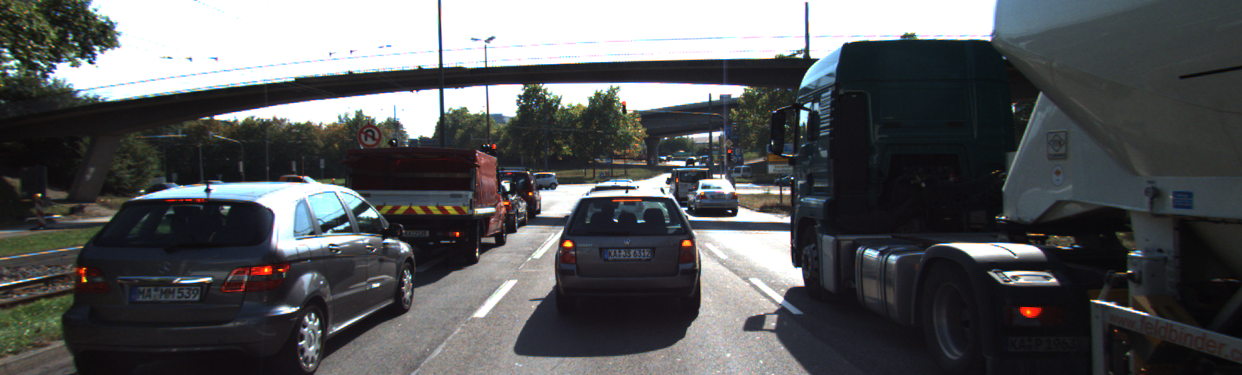
//> input picture Camera/images/img1.png, 1242 x 375 px
$ ./cornerness_harris   (built with g++ and OpenCV 4)
//> lines starting //> are read from the running program, lines starting //| are printed output that depends on the picture; after the words box and inside, x2 and y2 are one past the last pixel; in counts of white or black regions, pixels touching at a corner belong together
#include <iostream>
#include <numeric>
#include <opencv2/core.hpp>
#include <opencv2/highgui.hpp>
#include <opencv2/imgproc.hpp>
#include <opencv2/features2d.hpp>

using namespace std;

void cornernessHarris()
{
    // load image from file
    cv::Mat img;
    img = cv::imread("../images/img1.png");
//> img is the input picture: 375 rows x 1242 cols, CV_8UC3; mean B, G, R 90.7, 89.1, 87.5
    cv::cvtColor(img, img, cv::COLOR_BGR2GRAY); // convert to grayscale
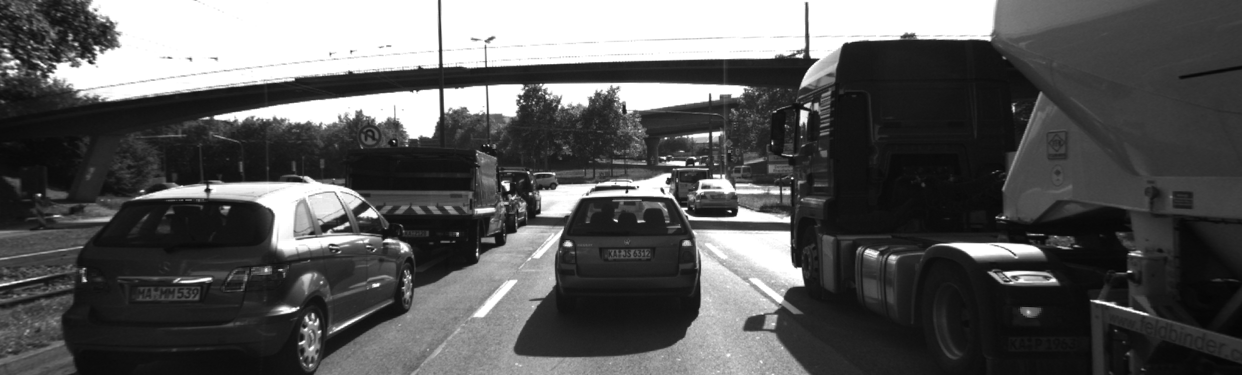
//> img: 375 rows x 1242 cols, CV_8UC1; min 5, max 255, mean 88.8

    // Detector parameters
    int blockSize = 2;     // for every pixel, a blockSize × blockSize neighborhood is considered
    int apertureSize = 3;  // aperture parameter for Sobel operator (must be odd)
    int minResponse = 100; // minimum value for a corner in the 8bit scaled response matrix
    double k = 0.04;       // Harris parameter (see equation for details)

    // Detect Harris corners and normalize output
    cv::Mat dst, dst_norm, dst_norm_scaled;
    dst = cv::Mat::zeros(img.size(), CV_32FC1);
    cv::cornerHarris(img, dst, blockSize, apertureSize, k, cv::BORDER_DEFAULT);
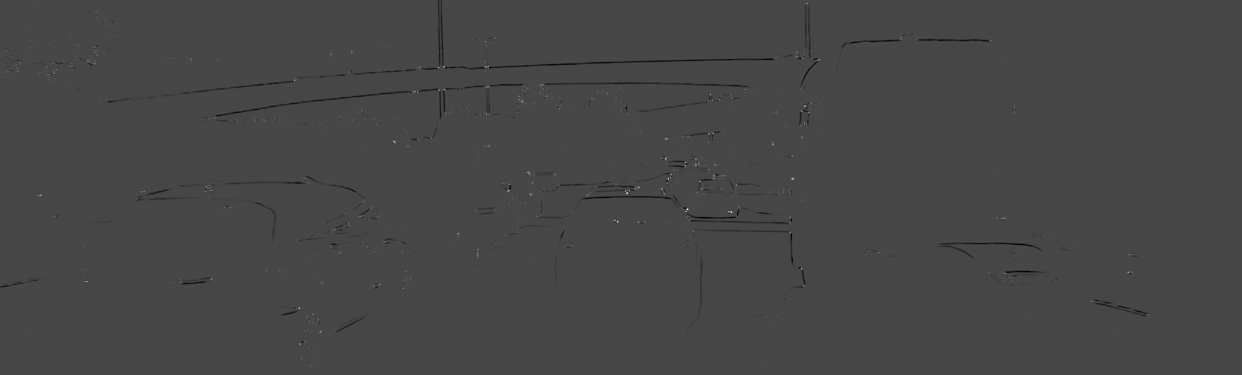
//> dst: 375 rows x 1242 cols, CV_32FC1; min -0.0139, max 0.0355, mean -7.12e-05; drawn with min black and max white
    cv::normalize(dst, dst_norm, 0, 255, cv::NORM_MINMAX, CV_32FC1, cv::Mat());
    cv::convertScaleAbs(dst_norm, dst_norm_scaled);

    // visualize results
    string windowName = "Harris Corner Detector Response Matrix";
    cv::namedWindow(windowName, 4);
    cv::imshow(windowName, dst_norm_scaled);
    cv::waitKey(0);

    // TODO: Your task is to locate local maxima in the Harris response matrix
    // and perform a non-maximum suppression (NMS) in a local neighborhood around
    // each maximum. The resulting coordinates shall be stored in a list of keypoints
    // of the type `vector<cv::KeyPoint>`.
    cv::Mat thresh_dst;
    thresh_dst = cv::Mat::zeros(dst_norm_scaled.size(), CV_8UC1);
    std::vector<cv::KeyPoint> key_points;

    for(auto r=0; r < dst_norm_scaled.rows; r++) {
        for(auto c=0; c< dst_norm_scaled.cols; c++) {
            int response = (int) dst_norm_scaled.at<unsigned char>(r, c);
            if (response > minResponse) {
                cv::KeyPoint my_keypoint;
                my_keypoint.pt = cv::Point(c, r);
                my_keypoint.response = response;
                my_keypoint.size = 2*apertureSize;

                // go overall the elements in the key-point and remove the
                // keypoint if they overlap and the new one has larger response
                bool insert_keypoint = true;
                for(auto itr=key_points.begin(); itr < key_points.end(); itr++) {
                    // found a keypoint with overlap
                    if ((cv::KeyPoint::overlap(my_keypoint, *itr) > 0) and (my_keypoint.response > (*itr).response)) {
                        thresh_dst.at<unsigned char>(itr->pt.y, itr->pt.x) = 0.;
                        insert_keypoint = false;
                        thresh_dst.at<unsigned char>(my_keypoint.pt.y, my_keypoint.pt.x) = 255;
                        *itr = my_keypoint;
                        break;
                    }
                }

                if (insert_keypoint) {
                    key_points.push_back(my_keypoint);
                    thresh_dst.at<unsigned char>(my_keypoint.pt.y, my_keypoint.pt.x) = 255;
                }
            }
        }
    }
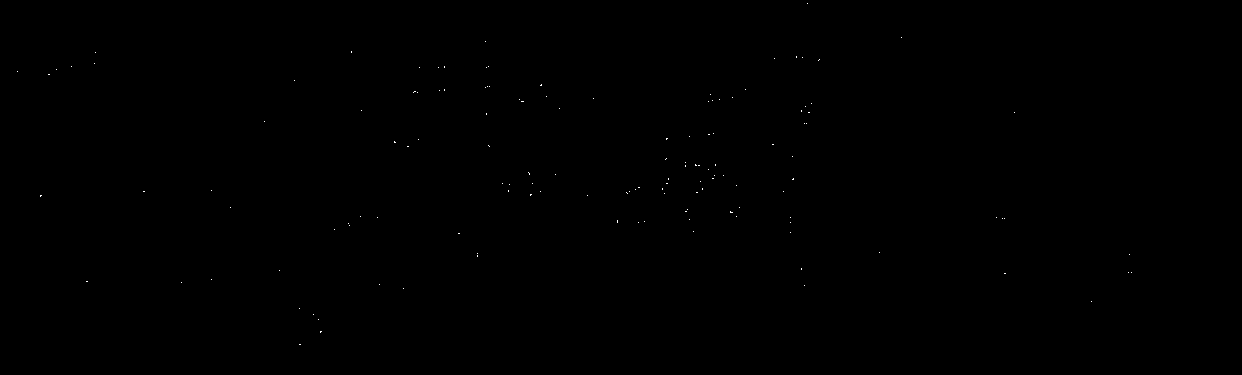
//> thresh_dst: 375 rows x 1242 cols, CV_8UC1; 0.04% white in thin lines or dots, all inside (x1, y1, x2, y2) = (17, 3, 1132, 345)
//> after the loop, key_points = 200 keypoints; strongest (x, y, size): (687, 209, 6), (731, 212, 6), (617, 221, 6), (668, 178, 6)
    cout << "Total keypoints: " << key_points.size() << endl;
//| Total keypoints: 200

    windowName = "Harris Corner NMS";
    cv::namedWindow(windowName, 4);
    cv::imshow(windowName, thresh_dst);
    cv::waitKey(0);

}

int main()
{
    cornernessHarris();
}

$ run again, with Camera/images/img0006.png copied over Camera/images/img1.png
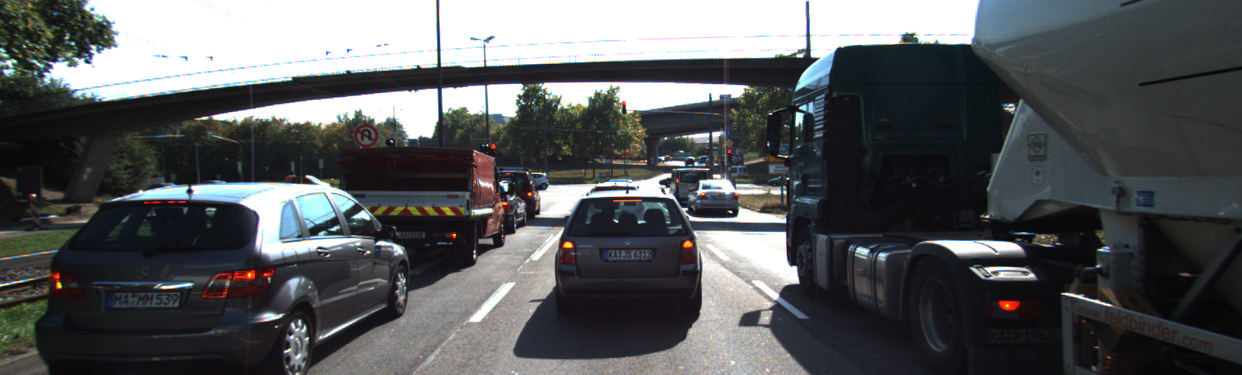
//> input picture Camera/images/img0006.png, 1242 x 375 px
//> in cornernessHarris, img is the input picture: 375 rows x 1242 cols, CV_8UC3; mean B, G, R 91.1, 89.2, 87.2
//> img: 375 rows x 1242 cols, CV_8UC1
//> in cornernessHarris, `cv::cornerHarris(img, dst, blockSize, apertureSize, k, cv::BORDER_DEFA..`:
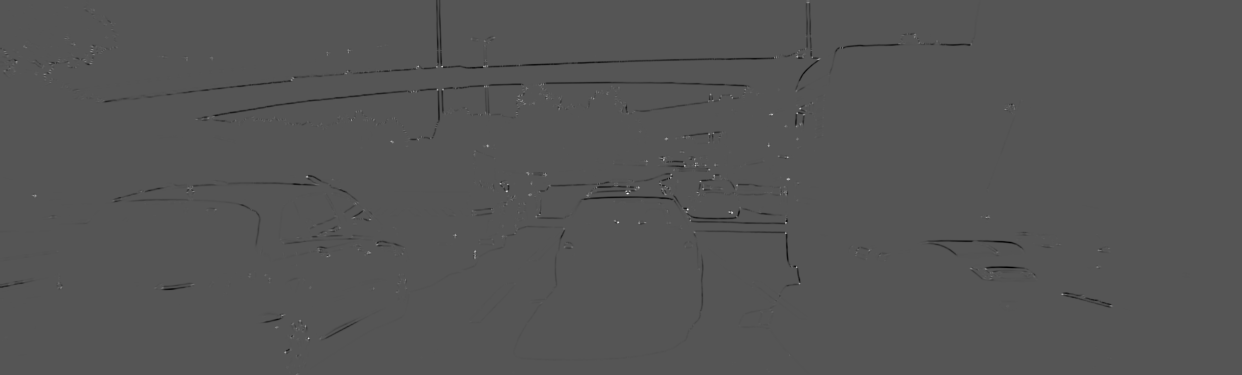
//> dst: 375 rows x 1242 cols, CV_32FC1; min -0.0145, max 0.0289, mean -7e-05; drawn with min black and max white
//> after the loop in cornernessHarris, `for(auto r=0; r < dst_norm_scaled.rows; r++)`:
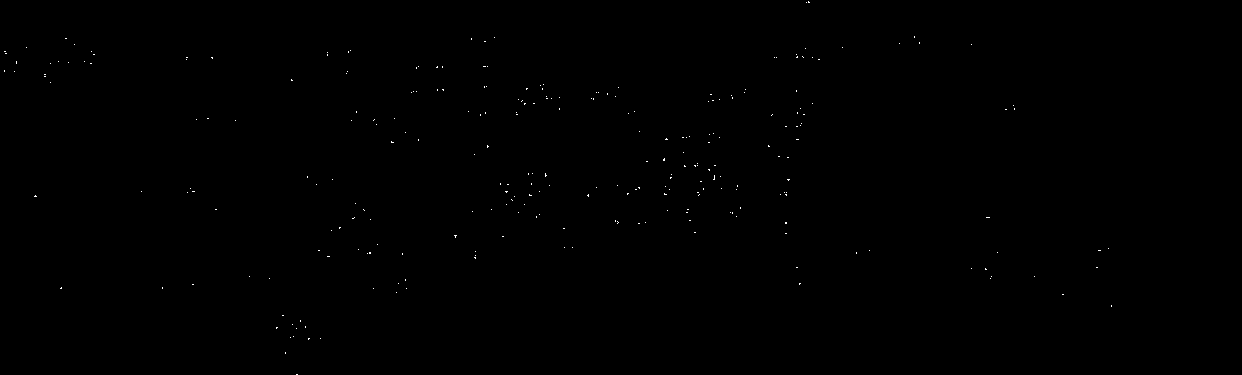
//> thresh_dst: 375 rows x 1242 cols, CV_8UC1; 0.1% white in thin lines or dots, all inside (x1, y1, x2, y2) = (4, 1, 1112, 375)
//> after the loop in cornernessHarris, `for(auto r=0; r < dst_norm_scaled.rows; r++)`: key_points = 477 keypoints; strongest (x, y, size): (627, 193, 6), (687, 209, 6), (618, 222, 6), (308, 338, 6)
//| Total keypoints: 477
